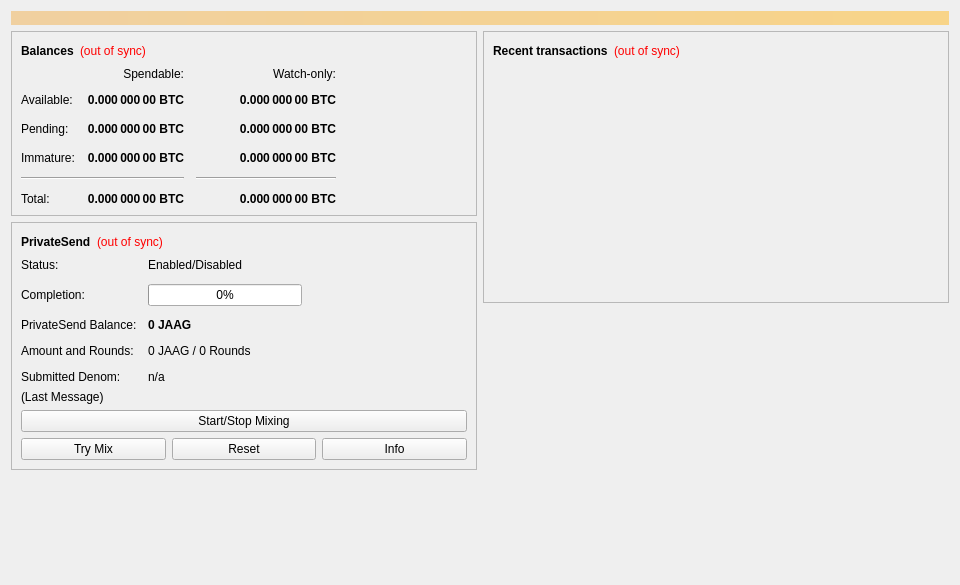
<?xml version="1.0" encoding="UTF-8"?>
<ui version="4.0">
 <class>OverviewPage</class>
 <widget class="QWidget" name="OverviewPage">
  <property name="geometry">
   <rect>
    <x>0</x>
    <y>0</y>
    <width>960</width>
    <height>585</height>
   </rect>
  </property>
  <property name="minimumSize">
   <size>
    <width>960</width>
    <height>0</height>
   </size>
  </property>
  <property name="windowTitle">
   <string>Form</string>
  </property>
  <layout class="QVBoxLayout" name="topLayout">
   <item>
    <widget class="QLabel" name="labelAlerts">
     <property name="visible">
      <bool>false</bool>
     </property>
     <property name="styleSheet">
      <string notr="true">QLabel { background-color: qlineargradient(x1: 0, y1: 0, x2: 1, y2: 0, stop:0 #F0D0A0, stop:1 #F8D488); color:#000000; }</string>
     </property>
     <property name="wordWrap">
      <bool>true</bool>
     </property>
     <property name="margin">
      <number>3</number>
     </property>
     <property name="textInteractionFlags">
      <set>Qt::TextSelectableByMouse</set>
     </property>
    </widget>
   </item>
   <item>
    <layout class="QHBoxLayout" name="horizontalLayout" stretch="1,1">
     <item>
      <layout class="QVBoxLayout" name="verticalLayout_2">
       <item>
        <widget class="QFrame" name="frame">
         <property name="frameShape">
          <enum>QFrame::StyledPanel</enum>
         </property>
         <property name="frameShadow">
          <enum>QFrame::Raised</enum>
         </property>
         <layout class="QVBoxLayout" name="verticalLayout_4">
          <item>
           <layout class="QHBoxLayout" name="horizontalLayout_4">
            <item>
             <widget class="QLabel" name="label_5">
              <property name="font">
               <font>
                <weight>75</weight>
                <bold>true</bold>
               </font>
              </property>
              <property name="text">
               <string>Balances</string>
              </property>
             </widget>
            </item>
            <item>
             <widget class="QLabel" name="labelWalletStatus">
              <property name="toolTip">
               <string>The displayed information may be out of date. Your wallet automatically synchronizes with the JAAG Coin network after a connection is established, but this process has not completed yet.</string>
              </property>
              <property name="styleSheet">
               <string notr="true">QLabel { color: red; }</string>
              </property>
              <property name="text">
               <string notr="true">(out of sync)</string>
              </property>
              <property name="alignment">
               <set>Qt::AlignLeading|Qt::AlignLeft|Qt::AlignVCenter</set>
              </property>
             </widget>
            </item>
            <item>
             <spacer name="horizontalSpacer_3">
              <property name="orientation">
               <enum>Qt::Horizontal</enum>
              </property>
              <property name="sizeHint" stdset="0">
               <size>
                <width>40</width>
                <height>20</height>
               </size>
              </property>
             </spacer>
            </item>
           </layout>
          </item>
          <item>
           <layout class="QGridLayout" name="gridLayout">
            <property name="spacing">
             <number>12</number>
            </property>
            <item row="2" column="2">
             <widget class="QLabel" name="labelWatchPending">
              <property name="font">
               <font>
                <weight>75</weight>
                <bold>true</bold>
               </font>
              </property>
              <property name="cursor">
               <cursorShape>IBeamCursor</cursorShape>
              </property>
              <property name="toolTip">
               <string>Unconfirmed transactions to watch-only addresses</string>
              </property>
              <property name="text">
               <string notr="true">0.000 000 00 BTC</string>
              </property>
              <property name="alignment">
               <set>Qt::AlignRight|Qt::AlignTrailing|Qt::AlignVCenter</set>
              </property>
              <property name="textInteractionFlags">
               <set>Qt::LinksAccessibleByMouse|Qt::TextSelectableByKeyboard|Qt::TextSelectableByMouse</set>
              </property>
             </widget>
            </item>
            <item row="2" column="1">
             <widget class="QLabel" name="labelUnconfirmed">
              <property name="font">
               <font>
                <weight>75</weight>
                <bold>true</bold>
               </font>
              </property>
              <property name="cursor">
               <cursorShape>IBeamCursor</cursorShape>
              </property>
              <property name="toolTip">
               <string>Total of transactions that have yet to be confirmed, and do not yet count toward the spendable balance</string>
              </property>
              <property name="text">
               <string notr="true">0.000 000 00 BTC</string>
              </property>
              <property name="alignment">
               <set>Qt::AlignRight|Qt::AlignTrailing|Qt::AlignVCenter</set>
              </property>
              <property name="textInteractionFlags">
               <set>Qt::LinksAccessibleByMouse|Qt::TextSelectableByKeyboard|Qt::TextSelectableByMouse</set>
              </property>
             </widget>
            </item>
            <item row="3" column="2">
             <widget class="QLabel" name="labelWatchImmature">
              <property name="font">
               <font>
                <weight>75</weight>
                <bold>true</bold>
               </font>
              </property>
              <property name="cursor">
               <cursorShape>IBeamCursor</cursorShape>
              </property>
              <property name="toolTip">
               <string>Mined balance in watch-only addresses that has not yet matured</string>
              </property>
              <property name="text">
               <string notr="true">0.000 000 00 BTC</string>
              </property>
              <property name="alignment">
               <set>Qt::AlignRight|Qt::AlignTrailing|Qt::AlignVCenter</set>
              </property>
              <property name="textInteractionFlags">
               <set>Qt::LinksAccessibleByMouse|Qt::TextSelectableByKeyboard|Qt::TextSelectableByMouse</set>
              </property>
             </widget>
            </item>
            <item row="4" column="0" colspan="2">
             <widget class="Line" name="lineSpendableBalance">
              <property name="orientation">
               <enum>Qt::Horizontal</enum>
              </property>
             </widget>
            </item>
            <item row="4" column="2">
             <widget class="Line" name="lineWatchBalance">
              <property name="sizePolicy">
               <sizepolicy hsizetype="Preferred" vsizetype="Fixed">
                <horstretch>0</horstretch>
                <verstretch>0</verstretch>
               </sizepolicy>
              </property>
              <property name="minimumSize">
               <size>
                <width>140</width>
                <height>0</height>
               </size>
              </property>
              <property name="orientation">
               <enum>Qt::Horizontal</enum>
              </property>
             </widget>
            </item>
            <item row="5" column="0">
             <widget class="QLabel" name="labelTotalText">
              <property name="text">
               <string>Total:</string>
              </property>
             </widget>
            </item>
            <item row="3" column="1">
             <widget class="QLabel" name="labelImmature">
              <property name="font">
               <font>
                <weight>75</weight>
                <bold>true</bold>
               </font>
              </property>
              <property name="cursor">
               <cursorShape>IBeamCursor</cursorShape>
              </property>
              <property name="toolTip">
               <string>Mined balance that has not yet matured</string>
              </property>
              <property name="text">
               <string notr="true">0.000 000 00 BTC</string>
              </property>
              <property name="alignment">
               <set>Qt::AlignRight|Qt::AlignTrailing|Qt::AlignVCenter</set>
              </property>
              <property name="textInteractionFlags">
               <set>Qt::LinksAccessibleByMouse|Qt::TextSelectableByKeyboard|Qt::TextSelectableByMouse</set>
              </property>
             </widget>
            </item>
            <item row="2" column="3">
             <spacer name="horizontalSpacer_2">
              <property name="orientation">
               <enum>Qt::Horizontal</enum>
              </property>
              <property name="sizeHint" stdset="0">
               <size>
                <width>40</width>
                <height>20</height>
               </size>
              </property>
             </spacer>
            </item>
            <item row="3" column="0">
             <widget class="QLabel" name="labelImmatureText">
              <property name="text">
               <string>Immature:</string>
              </property>
             </widget>
            </item>
            <item row="5" column="1">
             <widget class="QLabel" name="labelTotal">
              <property name="font">
               <font>
                <weight>75</weight>
                <bold>true</bold>
               </font>
              </property>
              <property name="cursor">
               <cursorShape>IBeamCursor</cursorShape>
              </property>
              <property name="toolTip">
               <string>Your current total balance</string>
              </property>
              <property name="text">
               <string notr="true">0.000 000 00 BTC</string>
              </property>
              <property name="alignment">
               <set>Qt::AlignRight|Qt::AlignTrailing|Qt::AlignVCenter</set>
              </property>
              <property name="textInteractionFlags">
               <set>Qt::LinksAccessibleByMouse|Qt::TextSelectableByKeyboard|Qt::TextSelectableByMouse</set>
              </property>
             </widget>
            </item>
            <item row="5" column="2">
             <widget class="QLabel" name="labelWatchTotal">
              <property name="font">
               <font>
                <weight>75</weight>
                <bold>true</bold>
               </font>
              </property>
              <property name="cursor">
               <cursorShape>IBeamCursor</cursorShape>
              </property>
              <property name="toolTip">
               <string>Current total balance in watch-only addresses</string>
              </property>
              <property name="text">
               <string notr="true">0.000 000 00 BTC</string>
              </property>
              <property name="alignment">
               <set>Qt::AlignRight|Qt::AlignTrailing|Qt::AlignVCenter</set>
              </property>
              <property name="textInteractionFlags">
               <set>Qt::LinksAccessibleByMouse|Qt::TextSelectableByKeyboard|Qt::TextSelectableByMouse</set>
              </property>
             </widget>
            </item>
            <item row="0" column="2">
             <widget class="QLabel" name="labelWatchonly">
              <property name="text">
               <string>Watch-only:</string>
              </property>
              <property name="alignment">
               <set>Qt::AlignRight|Qt::AlignTrailing|Qt::AlignVCenter</set>
              </property>
             </widget>
            </item>
            <item row="1" column="0">
             <widget class="QLabel" name="labelBalanceText">
              <property name="text">
               <string>Available:</string>
              </property>
             </widget>
            </item>
            <item row="1" column="1">
             <widget class="QLabel" name="labelBalance">
              <property name="font">
               <font>
                <weight>75</weight>
                <bold>true</bold>
               </font>
              </property>
              <property name="cursor">
               <cursorShape>IBeamCursor</cursorShape>
              </property>
              <property name="toolTip">
               <string>Your current spendable balance</string>
              </property>
              <property name="text">
               <string notr="true">0.000 000 00 BTC</string>
              </property>
              <property name="alignment">
               <set>Qt::AlignRight|Qt::AlignTrailing|Qt::AlignVCenter</set>
              </property>
              <property name="textInteractionFlags">
               <set>Qt::LinksAccessibleByMouse|Qt::TextSelectableByKeyboard|Qt::TextSelectableByMouse</set>
              </property>
             </widget>
            </item>
            <item row="1" column="2">
             <widget class="QLabel" name="labelWatchAvailable">
              <property name="font">
               <font>
                <weight>75</weight>
                <bold>true</bold>
               </font>
              </property>
              <property name="cursor">
               <cursorShape>IBeamCursor</cursorShape>
              </property>
              <property name="toolTip">
               <string>Your current balance in watch-only addresses</string>
              </property>
              <property name="text">
               <string notr="true">0.000 000 00 BTC</string>
              </property>
              <property name="alignment">
               <set>Qt::AlignRight|Qt::AlignTrailing|Qt::AlignVCenter</set>
              </property>
              <property name="textInteractionFlags">
               <set>Qt::LinksAccessibleByMouse|Qt::TextSelectableByKeyboard|Qt::TextSelectableByMouse</set>
              </property>
             </widget>
            </item>
            <item row="2" column="0">
             <widget class="QLabel" name="labelPendingText">
              <property name="text">
               <string>Pending:</string>
              </property>
             </widget>
            </item>
            <item row="0" column="1">
             <widget class="QLabel" name="labelSpendable">
              <property name="text">
               <string>Spendable:</string>
              </property>
              <property name="alignment">
               <set>Qt::AlignRight|Qt::AlignTrailing|Qt::AlignVCenter</set>
              </property>
             </widget>
            </item>
           </layout>
          </item>
         </layout>
        </widget>
       </item>
       <item>
        <widget class="QFrame" name="framePrivateSend">
         <property name="layoutDirection">
          <enum>Qt::LeftToRight</enum>
         </property>
         <property name="frameShape">
          <enum>QFrame::StyledPanel</enum>
         </property>
         <property name="frameShadow">
          <enum>QFrame::Raised</enum>
         </property>
         <layout class="QVBoxLayout" name="VerticalLayout_PS1">
          <item>
           <layout class="QHBoxLayout" name="horizontalLayout_5">
            <item>
             <widget class="QLabel" name="labelPrivateSendHeader">
              <property name="font">
               <font>
                <weight>75</weight>
                <bold>true</bold>
               </font>
              </property>
              <property name="text">
               <string>PrivateSend</string>
              </property>
             </widget>
            </item>
            <item>
             <widget class="QLabel" name="labelPrivateSendSyncStatus">
              <property name="toolTip">
               <string>The displayed information may be out of date. Your wallet automatically synchronizes with the JAAG Coin network after a connection is established, but this process has not completed yet.</string>
              </property>
              <property name="styleSheet">
               <string notr="true">QLabel { color: red; }</string>
              </property>
              <property name="text">
               <string notr="true">(out of sync)</string>
              </property>
              <property name="alignment">
               <set>Qt::AlignLeading|Qt::AlignLeft|Qt::AlignVCenter</set>
              </property>
             </widget>
            </item>
            <item>
             <spacer name="horizontalSpacer_4">
              <property name="orientation">
               <enum>Qt::Horizontal</enum>
              </property>
              <property name="sizeHint" stdset="0">
               <size>
                <width>40</width>
                <height>20</height>
               </size>
              </property>
             </spacer>
            </item>
           </layout>
          </item>
          <item>
           <layout class="QFormLayout" name="privateSendFormLayout">
            <property name="fieldGrowthPolicy">
             <enum>QFormLayout::AllNonFixedFieldsGrow</enum>
            </property>
            <property name="horizontalSpacing">
             <number>11</number>
            </property>
            <property name="verticalSpacing">
             <number>12</number>
            </property>
            <item row="0" column="0">
             <widget class="QLabel" name="labelPrivateSendEnabledText">
              <property name="text">
               <string>Status:</string>
              </property>
             </widget>
            </item>
            <item row="0" column="1">
             <widget class="QLabel" name="labelPrivateSendEnabled">
              <property name="text">
               <string>Enabled/Disabled</string>
              </property>
             </widget>
            </item>
            <item row="1" column="0">
             <widget class="QLabel" name="labelCompletitionText">
              <property name="text">
               <string>Completion:</string>
              </property>
             </widget>
            </item>
            <item row="1" column="1">
             <widget class="QProgressBar" name="privateSendProgress">
              <property name="maximumSize">
               <size>
                <width>154</width>
                <height>16777215</height>
               </size>
              </property>
              <property name="value">
               <number>0</number>
              </property>
             </widget>
            </item>
            <item row="2" column="0">
             <widget class="QLabel" name="labelAnonymizedText">
              <property name="text">
               <string>PrivateSend Balance:</string>
              </property>
             </widget>
            </item>
            <item row="2" column="1">
             <widget class="QLabel" name="labelAnonymized">
              <property name="font">
               <font>
                <weight>75</weight>
                <bold>true</bold>
               </font>
              </property>
              <property name="text">
               <string notr="true">0 JAAG</string>
              </property>
             </widget>
            </item>
            <item row="3" column="0">
             <widget class="QLabel" name="labelAmountAndRoundsText">
              <property name="text">
               <string>Amount and Rounds:</string>
              </property>
             </widget>
            </item>
            <item row="3" column="1">
             <widget class="QLabel" name="labelAmountRounds">
              <property name="text">
               <string>0 JAAG / 0 Rounds</string>
              </property>
             </widget>
            </item>
            <item row="4" column="0">
             <widget class="QLabel" name="labelSubmittedDenomText">
              <property name="text">
               <string>Submitted Denom:</string>
              </property>
             </widget>
            </item>
            <item row="4" column="1">
             <widget class="QLabel" name="labelSubmittedDenom">
              <property name="toolTip">
               <string>The denominations you submitted to the Masternode.&lt;br&gt;To mix, other users must submit the exact same denominations.</string>
              </property>
              <property name="text">
               <string>n/a</string>
              </property>
             </widget>
            </item>
           </layout>
          </item>
          <item>
           <layout class="QVBoxLayout" name="VerticalLayout_PS">
            <item>
             <widget class="QLabel" name="labelPrivateSendLastMessage">
              <property name="text">
               <string>(Last Message)</string>
              </property>
              <property name="alignment">
               <set>Qt::AlignLeading|Qt::AlignLeft|Qt::AlignTop</set>
              </property>
              <property name="wordWrap">
               <bool>true</bool>
              </property>
             </widget>
            </item>
            <item>
             <widget class="QPushButton" name="togglePrivateSend">
              <property name="sizePolicy">
               <sizepolicy hsizetype="MinimumExpanding" vsizetype="Fixed">
                <horstretch>0</horstretch>
                <verstretch>0</verstretch>
               </sizepolicy>
              </property>
              <property name="text">
               <string>Start/Stop Mixing</string>
              </property>
             </widget>
            </item>
            <item>
             <layout class="QHBoxLayout" name="horizontalLayout_debugbuttons">
              <item>
               <widget class="QPushButton" name="privateSendAuto">
                <property name="sizePolicy">
                 <sizepolicy hsizetype="MinimumExpanding" vsizetype="Fixed">
                  <horstretch>0</horstretch>
                  <verstretch>0</verstretch>
                 </sizepolicy>
                </property>
                <property name="toolTip">
                 <string>Try to manually submit a PrivateSend request.</string>
                </property>
                <property name="text">
                 <string>Try Mix</string>
                </property>
               </widget>
              </item>
              <item>
               <widget class="QPushButton" name="privateSendReset">
                <property name="sizePolicy">
                 <sizepolicy hsizetype="MinimumExpanding" vsizetype="Fixed">
                  <horstretch>0</horstretch>
                  <verstretch>0</verstretch>
                 </sizepolicy>
                </property>
                <property name="toolTip">
                 <string>Reset the current status of PrivateSend (can interrupt PrivateSend if it's in the process of Mixing, which can cost you money!)</string>
                </property>
                <property name="autoFillBackground">
                 <bool>false</bool>
                </property>
                <property name="text">
                 <string>Reset</string>
                </property>
               </widget>
              </item>
              <item>
               <widget class="QPushButton" name="privateSendInfo">
                <property name="sizePolicy">
                 <sizepolicy hsizetype="MinimumExpanding" vsizetype="Fixed">
                  <horstretch>0</horstretch>
                  <verstretch>0</verstretch>
                 </sizepolicy>
                </property>
                <property name="toolTip">
                 <string>Information about PrivateSend and Mixing</string>
                </property>
                <property name="text">
                 <string>Info</string>
                </property>
               </widget>
              </item>
             </layout>
            </item>
           </layout>
          </item>
         </layout>
        </widget>
       </item>
       <item>
        <spacer name="verticalSpacer">
         <property name="orientation">
          <enum>Qt::Vertical</enum>
         </property>
         <property name="sizeHint" stdset="0">
          <size>
           <width>20</width>
           <height>40</height>
          </size>
         </property>
        </spacer>
       </item>
      </layout>
     </item>
     <item>
      <layout class="QVBoxLayout" name="verticalLayout_3">
       <item>
        <widget class="QFrame" name="frame_2">
         <property name="frameShape">
          <enum>QFrame::StyledPanel</enum>
         </property>
         <property name="frameShadow">
          <enum>QFrame::Raised</enum>
         </property>
         <layout class="QVBoxLayout" name="verticalLayout">
          <item>
           <layout class="QHBoxLayout" name="horizontalLayout_2">
            <item>
             <widget class="QLabel" name="label_4">
              <property name="font">
               <font>
                <weight>75</weight>
                <bold>true</bold>
               </font>
              </property>
              <property name="text">
               <string>Recent transactions</string>
              </property>
             </widget>
            </item>
            <item>
             <widget class="QLabel" name="labelTransactionsStatus">
              <property name="toolTip">
               <string>The displayed information may be out of date. Your wallet automatically synchronizes with the JAAG Coin network after a connection is established, but this process has not completed yet.</string>
              </property>
              <property name="styleSheet">
               <string notr="true">QLabel { color: red; }</string>
              </property>
              <property name="text">
               <string notr="true">(out of sync)</string>
              </property>
              <property name="alignment">
               <set>Qt::AlignLeading|Qt::AlignLeft|Qt::AlignVCenter</set>
              </property>
             </widget>
            </item>
            <item>
             <spacer name="horizontalSpacer">
              <property name="orientation">
               <enum>Qt::Horizontal</enum>
              </property>
              <property name="sizeHint" stdset="0">
               <size>
                <width>40</width>
                <height>20</height>
               </size>
              </property>
             </spacer>
            </item>
           </layout>
          </item>
          <item>
           <widget class="QListView" name="listTransactions">
            <property name="styleSheet">
             <string notr="true">QListView { background: transparent; }</string>
            </property>
            <property name="frameShape">
             <enum>QFrame::NoFrame</enum>
            </property>
            <property name="verticalScrollBarPolicy">
             <enum>Qt::ScrollBarAlwaysOff</enum>
            </property>
            <property name="horizontalScrollBarPolicy">
             <enum>Qt::ScrollBarAlwaysOff</enum>
            </property>
            <property name="selectionMode">
             <enum>QAbstractItemView::NoSelection</enum>
            </property>
           </widget>
          </item>
         </layout>
        </widget>
       </item>
       <item>
        <spacer name="verticalSpacer_2">
         <property name="orientation">
          <enum>Qt::Vertical</enum>
         </property>
         <property name="sizeHint" stdset="0">
          <size>
           <width>20</width>
           <height>40</height>
          </size>
         </property>
        </spacer>
       </item>
      </layout>
     </item>
    </layout>
   </item>
  </layout>
 </widget>
 <resources/>
 <connections/>
</ui>
